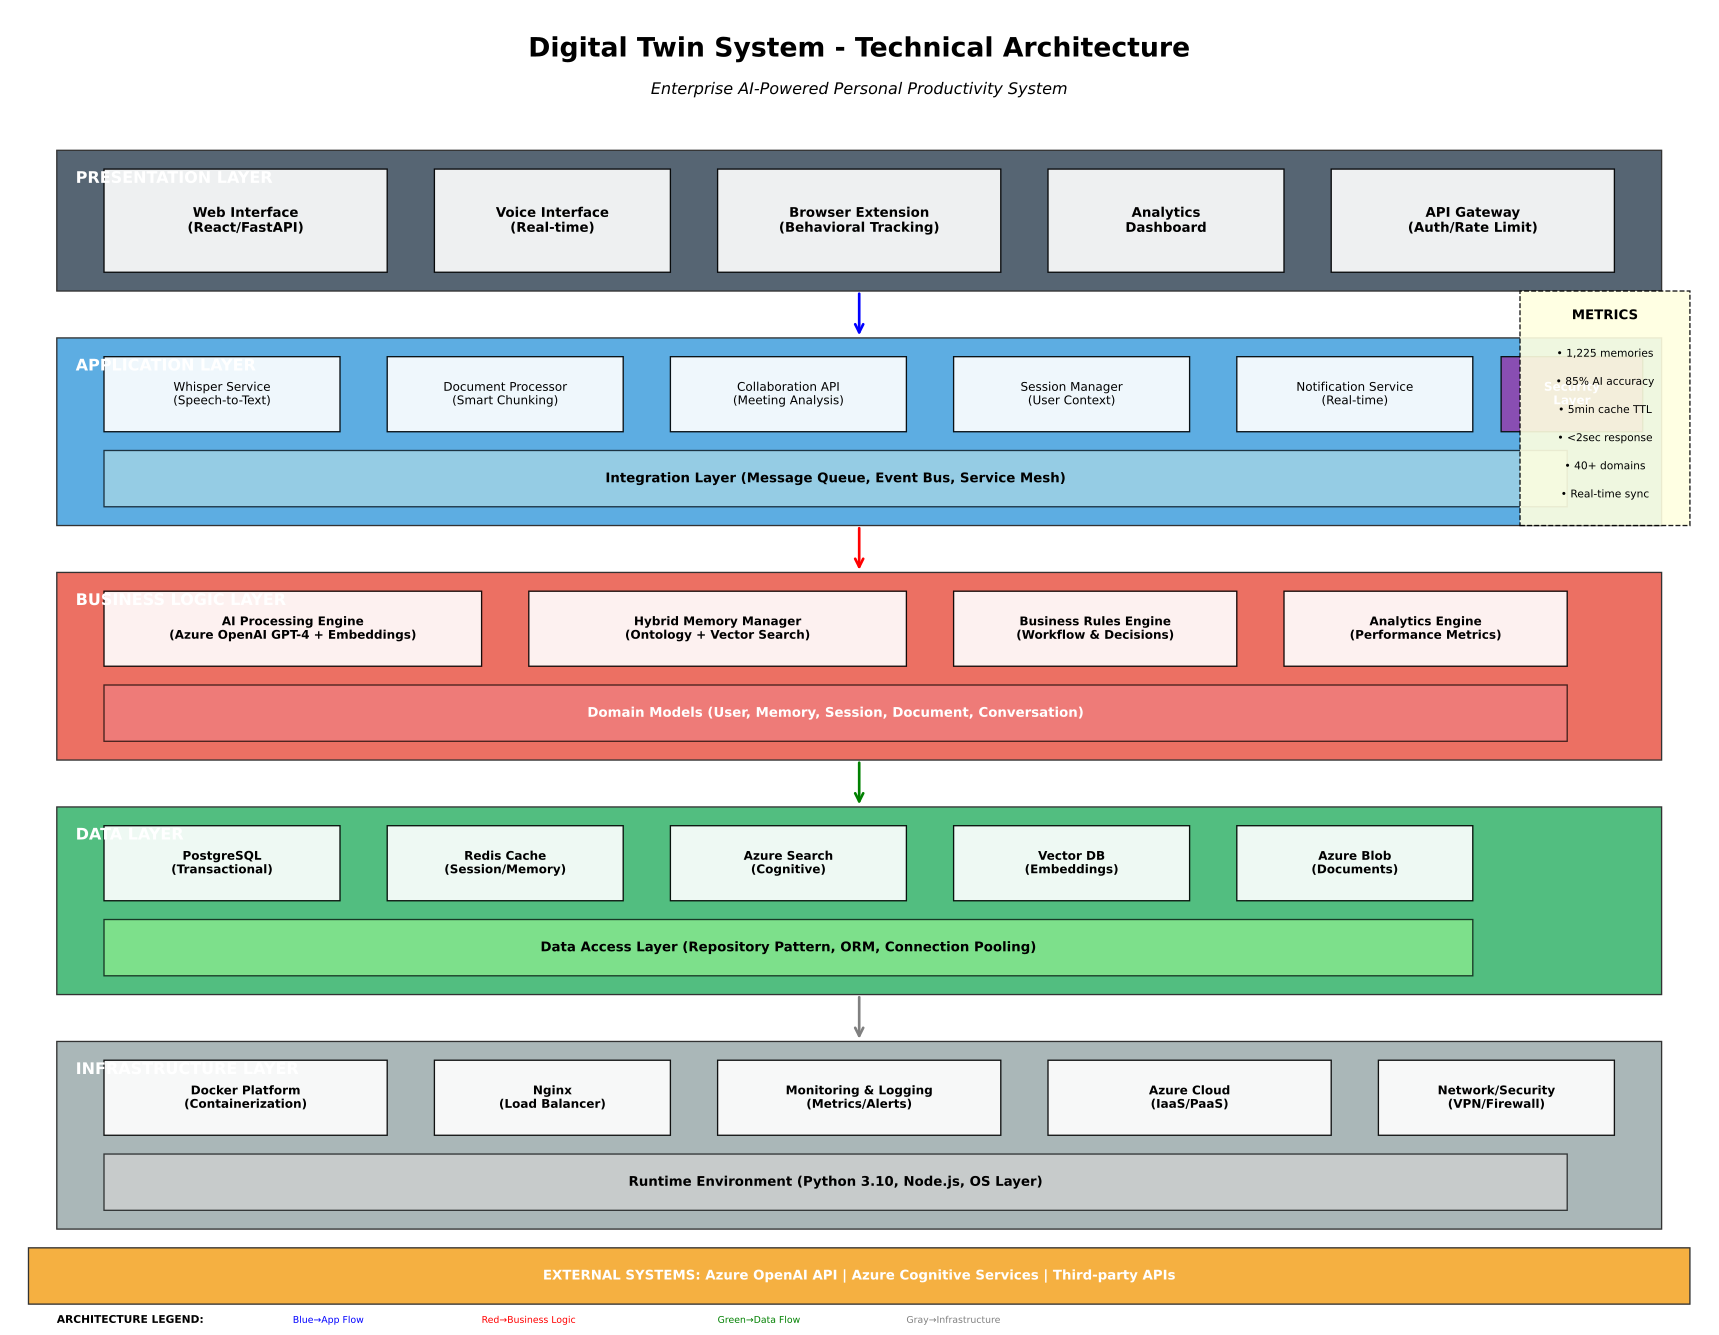

The script that saved this image:
#!/usr/bin/env python3
"""
Digital Twin Technical Architecture Diagram
Proper architecture diagram with layers, interfaces, and data flow
"""

import matplotlib.pyplot as plt
import matplotlib.patches as patches
from matplotlib.patches import FancyBboxPatch, Rectangle, Arrow
from matplotlib.patches import ConnectionPatch, FancyArrowPatch
import numpy as np

def create_technical_architecture():
    # Create figure with proper aspect ratio for architecture
    fig, ax = plt.subplots(1, 1, figsize=(18, 14))
    ax.set_xlim(0, 18)
    ax.set_ylim(0, 14)
    ax.axis('off')
    
    # Architecture color scheme
    colors = {
        'presentation': '#2c3e50',    # Dark blue-gray
        'application': '#3498db',     # Blue
        'business': '#e74c3c',        # Red
        'data': '#27ae60',            # Green
        'infrastructure': '#95a5a6',  # Gray
        'external': '#f39c12',        # Orange
        'security': '#8e44ad'         # Purple
    }
    
    # Title
    ax.text(9, 13.5, 'Digital Twin System - Technical Architecture', 
            fontsize=20, fontweight='bold', ha='center')
    ax.text(9, 13.1, 'Enterprise AI-Powered Personal Productivity System', 
            fontsize=12, ha='center', style='italic')

    # === PRESENTATION LAYER ===
    presentation_layer = Rectangle((0.5, 11), 17, 1.5, 
                                 facecolor=colors['presentation'], 
                                 edgecolor='black', alpha=0.8)
    ax.add_patch(presentation_layer)
    ax.text(0.7, 12.2, 'PRESENTATION LAYER', fontsize=12, fontweight='bold', 
            color='white', va='center')
    
    # Web Interface
    web_box = Rectangle((1, 11.2), 3, 1.1, facecolor='white', 
                       edgecolor='black', alpha=0.9)
    ax.add_patch(web_box)
    ax.text(2.5, 11.75, 'Web Interface\n(React/FastAPI)', 
            fontsize=10, ha='center', va='center', fontweight='bold')
    
    # Mobile Interface
    mobile_box = Rectangle((4.5, 11.2), 2.5, 1.1, facecolor='white', 
                          edgecolor='black', alpha=0.9)
    ax.add_patch(mobile_box)
    ax.text(5.75, 11.75, 'Voice Interface\n(Real-time)', 
            fontsize=10, ha='center', va='center', fontweight='bold')
    
    # Chrome Extension
    chrome_box = Rectangle((7.5, 11.2), 3, 1.1, facecolor='white', 
                          edgecolor='black', alpha=0.9)
    ax.add_patch(chrome_box)
    ax.text(9, 11.75, 'Browser Extension\n(Behavioral Tracking)', 
            fontsize=10, ha='center', va='center', fontweight='bold')
    
    # Admin Interface
    admin_box = Rectangle((11, 11.2), 2.5, 1.1, facecolor='white', 
                         edgecolor='black', alpha=0.9)
    ax.add_patch(admin_box)
    ax.text(12.25, 11.75, 'Analytics\nDashboard', 
            fontsize=10, ha='center', va='center', fontweight='bold')
    
    # API Gateway
    gateway_box = Rectangle((14, 11.2), 3, 1.1, facecolor='white', 
                           edgecolor='black', alpha=0.9)
    ax.add_patch(gateway_box)
    ax.text(15.5, 11.75, 'API Gateway\n(Auth/Rate Limit)', 
            fontsize=10, ha='center', va='center', fontweight='bold')

    # === APPLICATION LAYER ===
    app_layer = Rectangle((0.5, 8.5), 17, 2, 
                         facecolor=colors['application'], 
                         edgecolor='black', alpha=0.8)
    ax.add_patch(app_layer)
    ax.text(0.7, 10.2, 'APPLICATION LAYER', fontsize=12, fontweight='bold', 
            color='white', va='center')
    
    # Core Services
    whisper_service = Rectangle((1, 9.5), 2.5, 0.8, facecolor='white', 
                               edgecolor='black', alpha=0.9)
    ax.add_patch(whisper_service)
    ax.text(2.25, 9.9, 'Whisper Service\n(Speech-to-Text)', 
            fontsize=9, ha='center', va='center')
    
    doc_service = Rectangle((4, 9.5), 2.5, 0.8, facecolor='white', 
                           edgecolor='black', alpha=0.9)
    ax.add_patch(doc_service)
    ax.text(5.25, 9.9, 'Document Processor\n(Smart Chunking)', 
            fontsize=9, ha='center', va='center')
    
    collab_service = Rectangle((7, 9.5), 2.5, 0.8, facecolor='white', 
                              edgecolor='black', alpha=0.9)
    ax.add_patch(collab_service)
    ax.text(8.25, 9.9, 'Collaboration API\n(Meeting Analysis)', 
            fontsize=9, ha='center', va='center')
    
    # Session Management
    session_mgmt = Rectangle((10, 9.5), 2.5, 0.8, facecolor='white', 
                            edgecolor='black', alpha=0.9)
    ax.add_patch(session_mgmt)
    ax.text(11.25, 9.9, 'Session Manager\n(User Context)', 
            fontsize=9, ha='center', va='center')
    
    # Notification Service
    notification_service = Rectangle((13, 9.5), 2.5, 0.8, facecolor='white', 
                                    edgecolor='black', alpha=0.9)
    ax.add_patch(notification_service)
    ax.text(14.25, 9.9, 'Notification Service\n(Real-time)', 
            fontsize=9, ha='center', va='center')
    
    # Security Layer (Cross-cutting)
    security_layer = Rectangle((15.8, 9.5), 1.5, 0.8, facecolor=colors['security'], 
                              edgecolor='black', alpha=0.9)
    ax.add_patch(security_layer)
    ax.text(16.55, 9.9, 'Security\nLayer', fontsize=9, ha='center', va='center', 
            color='white', fontweight='bold')
    
    # Integration Layer
    integration_box = Rectangle((1, 8.7), 15.5, 0.6, facecolor='lightblue', 
                               edgecolor='black', alpha=0.7)
    ax.add_patch(integration_box)
    ax.text(8.75, 9, 'Integration Layer (Message Queue, Event Bus, Service Mesh)', 
            fontsize=10, ha='center', va='center', fontweight='bold')

    # === BUSINESS LOGIC LAYER ===
    business_layer = Rectangle((0.5, 6), 17, 2, 
                              facecolor=colors['business'], 
                              edgecolor='black', alpha=0.8)
    ax.add_patch(business_layer)
    ax.text(0.7, 7.7, 'BUSINESS LOGIC LAYER', fontsize=12, fontweight='bold', 
            color='white', va='center')
    
    # AI Processing Engine
    ai_engine = Rectangle((1, 7), 4, 0.8, facecolor='white', 
                         edgecolor='black', alpha=0.9)
    ax.add_patch(ai_engine)
    ax.text(3, 7.4, 'AI Processing Engine\n(Azure OpenAI GPT-4 + Embeddings)', 
            fontsize=9, ha='center', va='center', fontweight='bold')
    
    # Memory Management
    memory_mgmt = Rectangle((5.5, 7), 4, 0.8, facecolor='white', 
                           edgecolor='black', alpha=0.9)
    ax.add_patch(memory_mgmt)
    ax.text(7.5, 7.4, 'Hybrid Memory Manager\n(Ontology + Vector Search)', 
            fontsize=9, ha='center', va='center', fontweight='bold')
    
    # Business Rules Engine
    rules_engine = Rectangle((10, 7), 3, 0.8, facecolor='white', 
                            edgecolor='black', alpha=0.9)
    ax.add_patch(rules_engine)
    ax.text(11.5, 7.4, 'Business Rules Engine\n(Workflow & Decisions)', 
            fontsize=9, ha='center', va='center', fontweight='bold')
    
    # Analytics Engine
    analytics_engine = Rectangle((13.5, 7), 3, 0.8, facecolor='white', 
                                edgecolor='black', alpha=0.9)
    ax.add_patch(analytics_engine)
    ax.text(15, 7.4, 'Analytics Engine\n(Performance Metrics)', 
            fontsize=9, ha='center', va='center', fontweight='bold')
    
    # Domain Models
    domain_models = Rectangle((1, 6.2), 15.5, 0.6, facecolor='lightcoral', 
                             edgecolor='black', alpha=0.7)
    ax.add_patch(domain_models)
    ax.text(8.75, 6.5, 'Domain Models (User, Memory, Session, Document, Conversation)', 
            fontsize=10, ha='center', va='center', fontweight='bold', color='white')

    # === DATA LAYER ===
    data_layer = Rectangle((0.5, 3.5), 17, 2, 
                          facecolor=colors['data'], 
                          edgecolor='black', alpha=0.8)
    ax.add_patch(data_layer)
    ax.text(0.7, 5.2, 'DATA LAYER', fontsize=12, fontweight='bold', 
            color='white', va='center')
    
    # Primary Database
    primary_db = Rectangle((1, 4.5), 2.5, 0.8, facecolor='white', 
                          edgecolor='black', alpha=0.9)
    ax.add_patch(primary_db)
    ax.text(2.25, 4.9, 'PostgreSQL\n(Transactional)', 
            fontsize=9, ha='center', va='center', fontweight='bold')
    
    # Cache Layer
    cache_layer = Rectangle((4, 4.5), 2.5, 0.8, facecolor='white', 
                           edgecolor='black', alpha=0.9)
    ax.add_patch(cache_layer)
    ax.text(5.25, 4.9, 'Redis Cache\n(Session/Memory)', 
            fontsize=9, ha='center', va='center', fontweight='bold')
    
    # Search Engine
    search_engine = Rectangle((7, 4.5), 2.5, 0.8, facecolor='white', 
                             edgecolor='black', alpha=0.9)
    ax.add_patch(search_engine)
    ax.text(8.25, 4.9, 'Azure Search\n(Cognitive)', 
            fontsize=9, ha='center', va='center', fontweight='bold')
    
    # Vector Database
    vector_db = Rectangle((10, 4.5), 2.5, 0.8, facecolor='white', 
                         edgecolor='black', alpha=0.9)
    ax.add_patch(vector_db)
    ax.text(11.25, 4.9, 'Vector DB\n(Embeddings)', 
            fontsize=9, ha='center', va='center', fontweight='bold')
    
    # Blob Storage
    blob_storage = Rectangle((13, 4.5), 2.5, 0.8, facecolor='white', 
                            edgecolor='black', alpha=0.9)
    ax.add_patch(blob_storage)
    ax.text(14.25, 4.9, 'Azure Blob\n(Documents)', 
            fontsize=9, ha='center', va='center', fontweight='bold')
    
    # Data Access Layer
    data_access = Rectangle((1, 3.7), 14.5, 0.6, facecolor='lightgreen', 
                           edgecolor='black', alpha=0.7)
    ax.add_patch(data_access)
    ax.text(8.25, 4, 'Data Access Layer (Repository Pattern, ORM, Connection Pooling)', 
            fontsize=10, ha='center', va='center', fontweight='bold')

    # === INFRASTRUCTURE LAYER ===
    infra_layer = Rectangle((0.5, 1), 17, 2, 
                           facecolor=colors['infrastructure'], 
                           edgecolor='black', alpha=0.8)
    ax.add_patch(infra_layer)
    ax.text(0.7, 2.7, 'INFRASTRUCTURE LAYER', fontsize=12, fontweight='bold', 
            color='white', va='center')
    
    # Container Platform
    container_platform = Rectangle((1, 2), 3, 0.8, facecolor='white', 
                                  edgecolor='black', alpha=0.9)
    ax.add_patch(container_platform)
    ax.text(2.5, 2.4, 'Docker Platform\n(Containerization)', 
            fontsize=9, ha='center', va='center', fontweight='bold')
    
    # Load Balancer
    load_balancer = Rectangle((4.5, 2), 2.5, 0.8, facecolor='white', 
                             edgecolor='black', alpha=0.9)
    ax.add_patch(load_balancer)
    ax.text(5.75, 2.4, 'Nginx\n(Load Balancer)', 
            fontsize=9, ha='center', va='center', fontweight='bold')
    
    # Monitoring
    monitoring = Rectangle((7.5, 2), 3, 0.8, facecolor='white', 
                          edgecolor='black', alpha=0.9)
    ax.add_patch(monitoring)
    ax.text(9, 2.4, 'Monitoring & Logging\n(Metrics/Alerts)', 
            fontsize=9, ha='center', va='center', fontweight='bold')
    
    # Cloud Platform
    cloud_platform = Rectangle((11, 2), 3, 0.8, facecolor='white', 
                              edgecolor='black', alpha=0.9)
    ax.add_patch(cloud_platform)
    ax.text(12.5, 2.4, 'Azure Cloud\n(IaaS/PaaS)', 
            fontsize=9, ha='center', va='center', fontweight='bold')
    
    # Network & Security
    network_security = Rectangle((14.5, 2), 2.5, 0.8, facecolor='white', 
                                edgecolor='black', alpha=0.9)
    ax.add_patch(network_security)
    ax.text(15.75, 2.4, 'Network/Security\n(VPN/Firewall)', 
            fontsize=9, ha='center', va='center', fontweight='bold')
    
    # Runtime Environment
    runtime_env = Rectangle((1, 1.2), 15.5, 0.6, facecolor='lightgray', 
                           edgecolor='black', alpha=0.7)
    ax.add_patch(runtime_env)
    ax.text(8.75, 1.5, 'Runtime Environment (Python 3.10, Node.js, OS Layer)', 
            fontsize=10, ha='center', va='center', fontweight='bold')

    # === EXTERNAL SYSTEMS ===
    external_box = Rectangle((0.2, 0.2), 17.6, 0.6, facecolor=colors['external'], 
                            edgecolor='black', alpha=0.8)
    ax.add_patch(external_box)
    ax.text(9, 0.5, 'EXTERNAL SYSTEMS: Azure OpenAI API | Azure Cognitive Services | Third-party APIs', 
            fontsize=10, ha='center', va='center', fontweight='bold', color='white')

    # === DATA FLOW ARROWS ===
    # Presentation to Application
    arrow1 = FancyArrowPatch((9, 11), (9, 10.5), 
                            arrowstyle='->', mutation_scale=15, 
                            color='blue', linewidth=2)
    ax.add_patch(arrow1)
    
    # Application to Business Logic
    arrow2 = FancyArrowPatch((9, 8.5), (9, 8), 
                            arrowstyle='->', mutation_scale=15, 
                            color='red', linewidth=2)
    ax.add_patch(arrow2)
    
    # Business Logic to Data
    arrow3 = FancyArrowPatch((9, 6), (9, 5.5), 
                            arrowstyle='->', mutation_scale=15, 
                            color='green', linewidth=2)
    ax.add_patch(arrow3)
    
    # Data to Infrastructure
    arrow4 = FancyArrowPatch((9, 3.5), (9, 3), 
                            arrowstyle='->', mutation_scale=15, 
                            color='gray', linewidth=2)
    ax.add_patch(arrow4)

    # === ARCHITECTURAL ANNOTATIONS ===
    # Performance Metrics
    perf_box = Rectangle((16, 8.5), 1.8, 2.5, facecolor='lightyellow', 
                        edgecolor='black', alpha=0.9, linestyle='--')
    ax.add_patch(perf_box)
    ax.text(16.9, 10.7, 'METRICS', fontsize=10, fontweight='bold', ha='center')
    ax.text(16.9, 10.3, '• 1,225 memories', fontsize=8, ha='center')
    ax.text(16.9, 10.0, '• 85% AI accuracy', fontsize=8, ha='center')
    ax.text(16.9, 9.7, '• 5min cache TTL', fontsize=8, ha='center')
    ax.text(16.9, 9.4, '• <2sec response', fontsize=8, ha='center')
    ax.text(16.9, 9.1, '• 40+ domains', fontsize=8, ha='center')
    ax.text(16.9, 8.8, '• Real-time sync', fontsize=8, ha='center')

    # Legend
    ax.text(0.5, 0, 'ARCHITECTURE LEGEND:', fontsize=8, fontweight='bold')
    ax.text(3, 0, 'Blue→App Flow', fontsize=7, color='blue')
    ax.text(5, 0, 'Red→Business Logic', fontsize=7, color='red')  
    ax.text(7.5, 0, 'Green→Data Flow', fontsize=7, color='green')
    ax.text(9.5, 0, 'Gray→Infrastructure', fontsize=7, color='gray')

    plt.tight_layout()
    return fig

# Generate the proper architecture diagram
if __name__ == "__main__":
    fig = create_technical_architecture()
    
    # Save as high-resolution files
    fig.savefig('/mnt/c/Tavant/Tavant/02_Paresh/Fun/digital-twin/technical_architecture_diagram.png', 
                dpi=300, bbox_inches='tight', facecolor='white', edgecolor='none')
    
    fig.savefig('/mnt/c/Tavant/Tavant/02_Paresh/Fun/digital-twin/technical_architecture_diagram.svg', 
                format='svg', bbox_inches='tight', facecolor='white', edgecolor='none')
    
    print("✅ Technical Architecture Diagram created successfully!")
    print("📁 Files saved:")
    print("  - technical_architecture_diagram.png (High-resolution)")
    print("  - technical_architecture_diagram.svg (Vector format)")
    print("\n🏗️  Architecture Features:")
    print("  - Layered architecture with proper separation")
    print("  - Data flow arrows between layers") 
    print("  - Cross-cutting concerns (security, integration)")
    print("  - External systems integration")
    print("  - Performance metrics annotation")
    print("  - Proper architectural notation and patterns")
